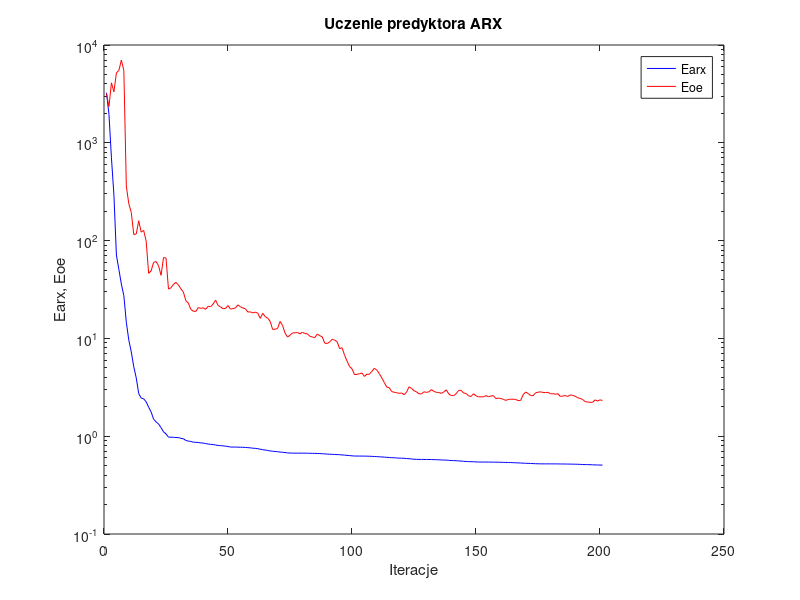
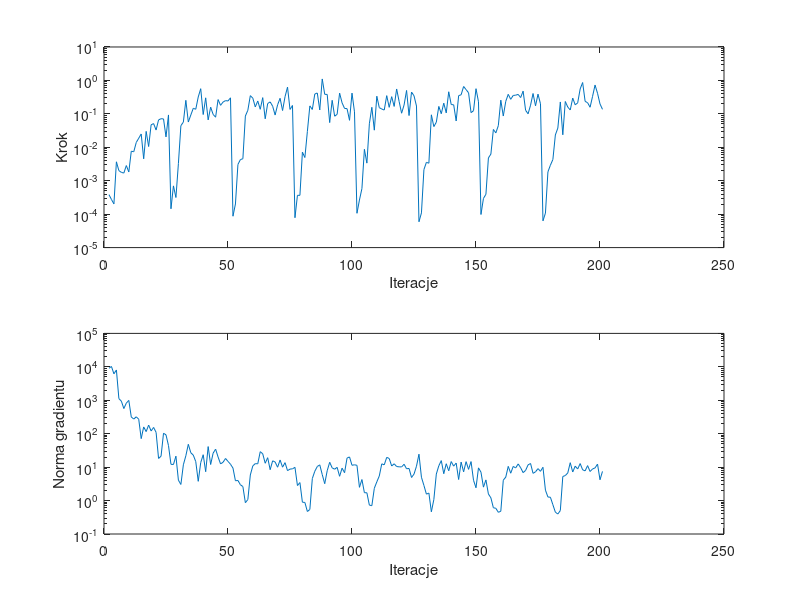

MATLAB code to generate these figures, in order:
%uczenie predyktora arx
clear all;
n=0; farx(n+1)=3.255631e+003; foe(n+1)=3.183178e+003; wspucz(n+1)=0.000000e+000; ng(n+1)=0.000000e+000;
%odnowa zmiennej metryki
n=1; farx(n+1)=1.953772e+003; foe(n+1)=2.348801e+003; krok(n+1)=3.831728e-004; ng(n+1)=9.045351e+003;
n=2; farx(n+1)=7.021376e+002; foe(n+1)=4.106600e+003; krok(n+1)=2.752027e-004; ng(n+1)=1.025407e+004;
n=3; farx(n+1)=2.914486e+002; foe(n+1)=3.322659e+003; krok(n+1)=2.026610e-004; ng(n+1)=6.176465e+003;
n=4; farx(n+1)=7.122235e+001; foe(n+1)=5.183214e+003; krok(n+1)=3.683227e-003; ng(n+1)=8.055983e+003;
n=5; farx(n+1)=5.059197e+001; foe(n+1)=5.501568e+003; krok(n+1)=2.000848e-003; ng(n+1)=1.118492e+003;
n=6; farx(n+1)=3.595700e+001; foe(n+1)=7.006906e+003; krok(n+1)=1.779752e-003; ng(n+1)=9.405774e+002;
n=7; farx(n+1)=2.733759e+001; foe(n+1)=5.491400e+003; krok(n+1)=1.694223e-003; ng(n+1)=5.647306e+002;
n=8; farx(n+1)=1.462741e+001; foe(n+1)=3.606957e+002; krok(n+1)=2.840497e-003; ng(n+1)=8.220364e+002;
n=9; farx(n+1)=9.603872e+000; foe(n+1)=2.380177e+002; krok(n+1)=1.830478e-003; ng(n+1)=9.908547e+002;
n=10; farx(n+1)=7.277420e+000; foe(n+1)=1.942269e+002; krok(n+1)=7.632150e-003; ng(n+1)=3.166172e+002;
n=11; farx(n+1)=5.127694e+000; foe(n+1)=1.154519e+002; krok(n+1)=7.354218e-003; ng(n+1)=2.741367e+002;
n=12; farx(n+1)=3.946004e+000; foe(n+1)=1.168833e+002; krok(n+1)=1.394089e-002; ng(n+1)=3.199283e+002;
n=13; farx(n+1)=2.723363e+000; foe(n+1)=1.595467e+002; krok(n+1)=1.865271e-002; ng(n+1)=2.711085e+002;
n=14; farx(n+1)=2.453955e+000; foe(n+1)=1.220615e+002; krok(n+1)=2.502768e-002; ng(n+1)=7.122091e+001;
n=15; farx(n+1)=2.410939e+000; foe(n+1)=1.269622e+002; krok(n+1)=4.522618e-003; ng(n+1)=1.593398e+002;
n=16; farx(n+1)=2.247535e+000; foe(n+1)=9.878609e+001; krok(n+1)=2.991958e-002; ng(n+1)=1.155568e+002;
n=17; farx(n+1)=1.981882e+000; foe(n+1)=4.631879e+001; krok(n+1)=1.053841e-002; ng(n+1)=1.809070e+002;
n=18; farx(n+1)=1.769370e+000; foe(n+1)=4.901395e+001; krok(n+1)=4.710295e-002; ng(n+1)=1.207457e+002;
n=19; farx(n+1)=1.495251e+000; foe(n+1)=5.998807e+001; krok(n+1)=5.113139e-002; ng(n+1)=1.539423e+002;
n=20; farx(n+1)=1.400266e+000; foe(n+1)=6.103852e+001; krok(n+1)=3.281725e-002; ng(n+1)=1.098695e+002;
n=21; farx(n+1)=1.333600e+000; foe(n+1)=5.528162e+001; krok(n+1)=6.589702e-002; ng(n+1)=1.820145e+001;
n=22; farx(n+1)=1.223793e+000; foe(n+1)=4.416238e+001; krok(n+1)=7.158549e-002; ng(n+1)=2.119430e+001;
n=23; farx(n+1)=1.109705e+000; foe(n+1)=6.700472e+001; krok(n+1)=7.053511e-002; ng(n+1)=1.033361e+002;
n=24; farx(n+1)=1.054931e+000; foe(n+1)=6.644479e+001; krok(n+1)=2.043074e-002; ng(n+1)=9.230804e+001;
n=25; farx(n+1)=9.774262e-001; foe(n+1)=3.192854e+001; krok(n+1)=9.282613e-002; ng(n+1)=4.419241e+001;
%odnowa zmiennej metryki
n=26; farx(n+1)=9.767015e-001; foe(n+1)=3.293599e+001; krok(n+1)=1.447867e-004; ng(n+1)=1.215219e+001;
n=27; farx(n+1)=9.740079e-001; foe(n+1)=3.563085e+001; krok(n+1)=7.010405e-004; ng(n+1)=1.199419e+001;
n=28; farx(n+1)=9.699802e-001; foe(n+1)=3.744672e+001; krok(n+1)=3.149159e-004; ng(n+1)=2.128815e+001;
n=29; farx(n+1)=9.682070e-001; foe(n+1)=3.519986e+001; krok(n+1)=3.264384e-003; ng(n+1)=4.083287e+000;
n=30; farx(n+1)=9.509720e-001; foe(n+1)=3.214371e+001; krok(n+1)=4.438543e-002; ng(n+1)=3.033354e+000;
n=31; farx(n+1)=9.426004e-001; foe(n+1)=2.982016e+001; krok(n+1)=5.670481e-002; ng(n+1)=1.174139e+001;
n=32; farx(n+1)=9.046059e-001; foe(n+1)=2.433319e+001; krok(n+1)=2.538306e-001; ng(n+1)=2.186178e+001;
n=33; farx(n+1)=8.915645e-001; foe(n+1)=2.292771e+001; krok(n+1)=5.695205e-002; ng(n+1)=4.821638e+001;
n=34; farx(n+1)=8.838300e-001; foe(n+1)=1.987235e+001; krok(n+1)=9.233170e-002; ng(n+1)=2.694242e+001;
n=35; farx(n+1)=8.693657e-001; foe(n+1)=1.896679e+001; krok(n+1)=1.465272e-001; ng(n+1)=2.290953e+001;
n=36; farx(n+1)=8.662334e-001; foe(n+1)=1.883774e+001; krok(n+1)=1.372911e-001; ng(n+1)=1.461013e+001;
n=37; farx(n+1)=8.627051e-001; foe(n+1)=2.066630e+001; krok(n+1)=3.200292e-001; ng(n+1)=3.765708e+000;
n=38; farx(n+1)=8.546060e-001; foe(n+1)=2.027912e+001; krok(n+1)=5.657309e-001; ng(n+1)=1.369417e+001;
n=39; farx(n+1)=8.503559e-001; foe(n+1)=2.054012e+001; krok(n+1)=9.544653e-002; ng(n+1)=2.351005e+001;
n=40; farx(n+1)=8.404672e-001; foe(n+1)=1.983360e+001; krok(n+1)=3.015923e-001; ng(n+1)=7.297740e+000;
n=41; farx(n+1)=8.323277e-001; foe(n+1)=2.133043e+001; krok(n+1)=6.602029e-002; ng(n+1)=4.118076e+001;
n=42; farx(n+1)=8.259924e-001; foe(n+1)=2.105690e+001; krok(n+1)=1.585131e-001; ng(n+1)=1.198189e+001;
n=43; farx(n+1)=8.208210e-001; foe(n+1)=2.246036e+001; krok(n+1)=9.642176e-002; ng(n+1)=2.615031e+001;
n=44; farx(n+1)=8.129165e-001; foe(n+1)=2.462461e+001; krok(n+1)=7.942915e-002; ng(n+1)=3.449613e+001;
n=45; farx(n+1)=8.047966e-001; foe(n+1)=2.169677e+001; krok(n+1)=2.672252e-001; ng(n+1)=2.011450e+001;
n=46; farx(n+1)=8.008043e-001; foe(n+1)=2.101748e+001; krok(n+1)=1.800875e-001; ng(n+1)=1.247494e+001;
n=47; farx(n+1)=7.969266e-001; foe(n+1)=2.009885e+001; krok(n+1)=2.250273e-001; ng(n+1)=1.397958e+001;
n=48; farx(n+1)=7.910837e-001; foe(n+1)=2.024973e+001; krok(n+1)=2.490283e-001; ng(n+1)=1.812488e+001;
n=49; farx(n+1)=7.849626e-001; foe(n+1)=2.169928e+001; krok(n+1)=2.427388e-001; ng(n+1)=1.484179e+001;
n=50; farx(n+1)=7.746053e-001; foe(n+1)=1.994709e+001; krok(n+1)=3.017106e-001; ng(n+1)=1.221228e+001;
%odnowa zmiennej metryki
n=51; farx(n+1)=7.743161e-001; foe(n+1)=2.015738e+001; krok(n+1)=8.683747e-005; ng(n+1)=9.395197e+000;
n=52; farx(n+1)=7.742094e-001; foe(n+1)=2.049990e+001; krok(n+1)=2.015675e-004; ng(n+1)=3.907198e+000;
n=53; farx(n+1)=7.727324e-001; foe(n+1)=2.201380e+001; krok(n+1)=3.065383e-003; ng(n+1)=3.997675e+000;
n=54; farx(n+1)=7.713258e-001; foe(n+1)=2.110623e+001; krok(n+1)=4.289834e-003; ng(n+1)=2.968925e+000;
n=55; farx(n+1)=7.700487e-001; foe(n+1)=2.046597e+001; krok(n+1)=4.550450e-003; ng(n+1)=2.625480e+000;
n=56; farx(n+1)=7.685925e-001; foe(n+1)=2.011143e+001; krok(n+1)=8.589342e-002; ng(n+1)=8.645311e-001;
n=57; farx(n+1)=7.637403e-001; foe(n+1)=1.860173e+001; krok(n+1)=1.280543e-001; ng(n+1)=1.071208e+000;
n=58; farx(n+1)=7.605453e-001; foe(n+1)=1.869515e+001; krok(n+1)=3.505976e-001; ng(n+1)=5.821523e+000;
n=59; farx(n+1)=7.539084e-001; foe(n+1)=1.821001e+001; krok(n+1)=2.951161e-001; ng(n+1)=1.089547e+001;
n=60; farx(n+1)=7.513092e-001; foe(n+1)=1.856226e+001; krok(n+1)=1.612369e-001; ng(n+1)=1.272857e+001;
n=61; farx(n+1)=7.454791e-001; foe(n+1)=1.813676e+001; krok(n+1)=2.421357e-001; ng(n+1)=1.257103e+001;
n=62; farx(n+1)=7.361852e-001; foe(n+1)=1.602199e+001; krok(n+1)=1.369307e-001; ng(n+1)=2.903851e+001;
n=63; farx(n+1)=7.273050e-001; foe(n+1)=1.807213e+001; krok(n+1)=3.056660e-001; ng(n+1)=2.505726e+001;
n=64; farx(n+1)=7.223895e-001; foe(n+1)=1.670293e+001; krok(n+1)=7.119534e-002; ng(n+1)=1.306145e+001;
n=65; farx(n+1)=7.152223e-001; foe(n+1)=1.609437e+001; krok(n+1)=2.040744e-001; ng(n+1)=1.916682e+001;
n=66; farx(n+1)=7.073572e-001; foe(n+1)=1.494901e+001; krok(n+1)=2.277746e-001; ng(n+1)=8.378359e+000;
n=67; farx(n+1)=7.014459e-001; foe(n+1)=1.233988e+001; krok(n+1)=1.694433e-001; ng(n+1)=1.545266e+001;
n=68; farx(n+1)=6.970481e-001; foe(n+1)=1.242382e+001; krok(n+1)=9.228634e-002; ng(n+1)=1.423045e+001;
n=69; farx(n+1)=6.943473e-001; foe(n+1)=1.263474e+001; krok(n+1)=1.865214e-001; ng(n+1)=9.947341e+000;
n=70; farx(n+1)=6.882058e-001; foe(n+1)=1.492552e+001; krok(n+1)=2.920744e-001; ng(n+1)=1.634422e+001;
n=71; farx(n+1)=6.846898e-001; foe(n+1)=1.356195e+001; krok(n+1)=1.257595e-001; ng(n+1)=9.970747e+000;
n=72; farx(n+1)=6.810925e-001; foe(n+1)=1.133925e+001; krok(n+1)=3.268918e-001; ng(n+1)=1.362737e+001;
n=73; farx(n+1)=6.746529e-001; foe(n+1)=1.031835e+001; krok(n+1)=6.305900e-001; ng(n+1)=7.850307e+000;
n=74; farx(n+1)=6.729522e-001; foe(n+1)=1.077326e+001; krok(n+1)=1.355729e-001; ng(n+1)=8.736286e+000;
n=75; farx(n+1)=6.713390e-001; foe(n+1)=1.138695e+001; krok(n+1)=1.778431e-001; ng(n+1)=8.900141e+000;
%odnowa zmiennej metryki
n=76; farx(n+1)=6.711082e-001; foe(n+1)=1.140551e+001; krok(n+1)=7.818173e-005; ng(n+1)=9.857863e+000;
n=77; farx(n+1)=6.710102e-001; foe(n+1)=1.147152e+001; krok(n+1)=3.661592e-004; ng(n+1)=2.815277e+000;
n=78; farx(n+1)=6.708317e-001; foe(n+1)=1.112994e+001; krok(n+1)=3.656039e-004; ng(n+1)=3.454251e+000;
n=79; farx(n+1)=6.706390e-001; foe(n+1)=1.157584e+001; krok(n+1)=7.152527e-003; ng(n+1)=8.934922e-001;
n=80; farx(n+1)=6.704907e-001; foe(n+1)=1.121420e+001; krok(n+1)=4.944398e-003; ng(n+1)=8.781380e-001;
n=81; farx(n+1)=6.702603e-001; foe(n+1)=1.113641e+001; krok(n+1)=2.954351e-002; ng(n+1)=4.708201e-001;
n=82; farx(n+1)=6.688034e-001; foe(n+1)=1.052577e+001; krok(n+1)=1.732520e-001; ng(n+1)=5.414204e-001;
n=83; farx(n+1)=6.681634e-001; foe(n+1)=1.033570e+001; krok(n+1)=1.354890e-001; ng(n+1)=4.558850e+000;
n=84; farx(n+1)=6.672100e-001; foe(n+1)=1.018682e+001; krok(n+1)=3.923690e-001; ng(n+1)=7.534827e+000;
n=85; farx(n+1)=6.660917e-001; foe(n+1)=1.109565e+001; krok(n+1)=4.206609e-001; ng(n+1)=1.043292e+001;
n=86; farx(n+1)=6.646671e-001; foe(n+1)=1.066102e+001; krok(n+1)=1.308702e-001; ng(n+1)=1.170710e+001;
n=87; farx(n+1)=6.616080e-001; foe(n+1)=1.037682e+001; krok(n+1)=1.106940e+000; ng(n+1)=5.996885e+000;
n=88; farx(n+1)=6.596922e-001; foe(n+1)=8.941342e+000; krok(n+1)=3.839848e-001; ng(n+1)=3.196091e+000;
n=89; farx(n+1)=6.566194e-001; foe(n+1)=8.868921e+000; krok(n+1)=3.806077e-001; ng(n+1)=7.819686e+000;
n=90; farx(n+1)=6.543517e-001; foe(n+1)=9.223078e+000; krok(n+1)=5.482403e-002; ng(n+1)=1.396210e+001;
n=91; farx(n+1)=6.518238e-001; foe(n+1)=9.775512e+000; krok(n+1)=2.543102e-001; ng(n+1)=9.517163e+000;
n=92; farx(n+1)=6.506586e-001; foe(n+1)=9.622554e+000; krok(n+1)=8.512166e-002; ng(n+1)=8.671619e+000;
n=93; farx(n+1)=6.486335e-001; foe(n+1)=9.259721e+000; krok(n+1)=9.676700e-002; ng(n+1)=9.859816e+000;
n=94; farx(n+1)=6.467219e-001; foe(n+1)=7.861238e+000; krok(n+1)=4.170483e-001; ng(n+1)=5.325201e+000;
n=95; farx(n+1)=6.437845e-001; foe(n+1)=8.022652e+000; krok(n+1)=2.134155e-001; ng(n+1)=9.308083e+000;
n=96; farx(n+1)=6.403551e-001; foe(n+1)=6.723141e+000; krok(n+1)=1.452529e-001; ng(n+1)=6.814876e+000;
n=97; farx(n+1)=6.365101e-001; foe(n+1)=5.872459e+000; krok(n+1)=1.433103e-001; ng(n+1)=1.868084e+001;
n=98; farx(n+1)=6.339679e-001; foe(n+1)=5.160940e+000; krok(n+1)=6.403944e-002; ng(n+1)=2.016858e+001;
n=99; farx(n+1)=6.297924e-001; foe(n+1)=4.891302e+000; krok(n+1)=4.171904e-001; ng(n+1)=1.135435e+001;
n=100; farx(n+1)=6.272023e-001; foe(n+1)=4.264449e+000; krok(n+1)=1.150668e-001; ng(n+1)=1.175641e+001;
%odnowa zmiennej metryki
n=101; farx(n+1)=6.267333e-001; foe(n+1)=4.288978e+000; krok(n+1)=1.062537e-004; ng(n+1)=1.132987e+001;
n=102; farx(n+1)=6.266810e-001; foe(n+1)=4.346798e+000; krok(n+1)=2.646270e-004; ng(n+1)=2.489605e+000;
n=103; farx(n+1)=6.263379e-001; foe(n+1)=4.429189e+000; krok(n+1)=5.830392e-004; ng(n+1)=4.257198e+000;
n=104; farx(n+1)=6.254980e-001; foe(n+1)=4.085779e+000; krok(n+1)=8.704305e-003; ng(n+1)=1.719196e+000;
n=105; farx(n+1)=6.251676e-001; foe(n+1)=4.307381e+000; krok(n+1)=3.359405e-003; ng(n+1)=1.710246e+000;
n=106; farx(n+1)=6.241945e-001; foe(n+1)=4.296677e+000; krok(n+1)=5.055608e-002; ng(n+1)=7.309828e-001;
n=107; farx(n+1)=6.220270e-001; foe(n+1)=4.596416e+000; krok(n+1)=1.571889e-001; ng(n+1)=7.029972e-001;
n=108; farx(n+1)=6.205716e-001; foe(n+1)=4.945581e+000; krok(n+1)=3.251545e-002; ng(n+1)=2.334958e+000;
n=109; farx(n+1)=6.186290e-001; foe(n+1)=4.742434e+000; krok(n+1)=3.372291e-001; ng(n+1)=3.621368e+000;
n=110; farx(n+1)=6.158580e-001; foe(n+1)=4.367628e+000; krok(n+1)=1.534454e-001; ng(n+1)=5.428931e+000;
n=111; farx(n+1)=6.140046e-001; foe(n+1)=3.948629e+000; krok(n+1)=1.392689e-001; ng(n+1)=1.255204e+001;
n=112; farx(n+1)=6.109138e-001; foe(n+1)=3.544609e+000; krok(n+1)=1.300618e-001; ng(n+1)=1.171079e+001;
n=113; farx(n+1)=6.083819e-001; foe(n+1)=3.177394e+000; krok(n+1)=3.505976e-001; ng(n+1)=1.959514e+001;
n=114; farx(n+1)=6.054455e-001; foe(n+1)=3.136827e+000; krok(n+1)=1.567018e-001; ng(n+1)=1.816832e+001;
n=115; farx(n+1)=6.026679e-001; foe(n+1)=2.860020e+000; krok(n+1)=3.268918e-001; ng(n+1)=1.079574e+001;
n=116; farx(n+1)=6.019004e-001; foe(n+1)=2.816797e+000; krok(n+1)=1.668612e-001; ng(n+1)=1.259627e+001;
n=117; farx(n+1)=5.987878e-001; foe(n+1)=2.783723e+000; krok(n+1)=5.550159e-001; ng(n+1)=1.042330e+001;
n=118; farx(n+1)=5.969848e-001; foe(n+1)=2.743176e+000; krok(n+1)=2.343012e-001; ng(n+1)=1.021159e+001;
n=119; farx(n+1)=5.962495e-001; foe(n+1)=2.766243e+000; krok(n+1)=1.044603e-001; ng(n+1)=1.015420e+001;
n=120; farx(n+1)=5.945203e-001; foe(n+1)=2.658261e+000; krok(n+1)=1.845727e-001; ng(n+1)=1.219019e+001;
n=121; farx(n+1)=5.907499e-001; foe(n+1)=2.819116e+000; krok(n+1)=5.015999e-001; ng(n+1)=8.929873e+000;
n=122; farx(n+1)=5.893021e-001; foe(n+1)=3.202493e+000; krok(n+1)=8.892157e-002; ng(n+1)=9.149834e+000;
n=123; farx(n+1)=5.846700e-001; foe(n+1)=3.084313e+000; krok(n+1)=4.480580e-001; ng(n+1)=4.908006e+000;
n=124; farx(n+1)=5.818778e-001; foe(n+1)=2.917078e+000; krok(n+1)=3.477470e-001; ng(n+1)=6.176303e+000;
n=125; farx(n+1)=5.801249e-001; foe(n+1)=2.847195e+000; krok(n+1)=1.714306e-001; ng(n+1)=1.065484e+001;
%odnowa zmiennej metryki
n=126; farx(n+1)=5.790974e-001; foe(n+1)=2.713793e+000; krok(n+1)=5.922289e-005; ng(n+1)=2.438824e+001;
n=127; farx(n+1)=5.790178e-001; foe(n+1)=2.707056e+000; krok(n+1)=1.090775e-004; ng(n+1)=4.981587e+000;
n=128; farx(n+1)=5.785670e-001; foe(n+1)=2.845598e+000; krok(n+1)=2.156451e-003; ng(n+1)=2.834561e+000;
n=129; farx(n+1)=5.783006e-001; foe(n+1)=2.805598e+000; krok(n+1)=3.549942e-003; ng(n+1)=1.556166e+000;
n=130; farx(n+1)=5.780203e-001; foe(n+1)=2.843182e+000; krok(n+1)=3.340564e-003; ng(n+1)=1.676699e+000;
n=131; farx(n+1)=5.773766e-001; foe(n+1)=2.994406e+000; krok(n+1)=9.363811e-002; ng(n+1)=4.614091e-001;
n=132; farx(n+1)=5.761104e-001; foe(n+1)=2.871577e+000; krok(n+1)=4.161404e-002; ng(n+1)=1.074268e+000;
n=133; farx(n+1)=5.755307e-001; foe(n+1)=2.811591e+000; krok(n+1)=5.623415e-002; ng(n+1)=6.202357e+000;
n=134; farx(n+1)=5.737170e-001; foe(n+1)=2.799756e+000; krok(n+1)=1.668612e-001; ng(n+1)=1.096689e+001;
n=135; farx(n+1)=5.719416e-001; foe(n+1)=2.739741e+000; krok(n+1)=1.008497e-001; ng(n+1)=1.567204e+001;
n=136; farx(n+1)=5.705539e-001; foe(n+1)=2.832738e+000; krok(n+1)=2.089206e-001; ng(n+1)=6.355417e+000;
n=137; farx(n+1)=5.696067e-001; foe(n+1)=2.976512e+000; krok(n+1)=1.067078e-001; ng(n+1)=1.262863e+001;
n=138; farx(n+1)=5.665062e-001; foe(n+1)=2.706989e+000; krok(n+1)=4.577617e-001; ng(n+1)=7.783469e+000;
n=139; farx(n+1)=5.645511e-001; foe(n+1)=2.606759e+000; krok(n+1)=1.903039e-001; ng(n+1)=1.468255e+001;
n=140; farx(n+1)=5.627704e-001; foe(n+1)=2.600883e+000; krok(n+1)=1.862092e-001; ng(n+1)=1.070968e+001;
n=141; farx(n+1)=5.622236e-001; foe(n+1)=2.720801e+000; krok(n+1)=6.130039e-002; ng(n+1)=1.324824e+001;
n=142; farx(n+1)=5.587245e-001; foe(n+1)=2.935645e+000; krok(n+1)=3.505976e-001; ng(n+1)=4.262451e+000;
n=143; farx(n+1)=5.567682e-001; foe(n+1)=2.942790e+000; krok(n+1)=3.713045e-001; ng(n+1)=1.415206e+001;
n=144; farx(n+1)=5.535437e-001; foe(n+1)=2.765977e+000; krok(n+1)=6.577988e-001; ng(n+1)=7.245218e+000;
n=145; farx(n+1)=5.516271e-001; foe(n+1)=2.737612e+000; krok(n+1)=5.316748e-001; ng(n+1)=1.457201e+001;
n=146; farx(n+1)=5.496139e-001; foe(n+1)=2.586221e+000; krok(n+1)=4.268310e-001; ng(n+1)=8.577501e+000;
n=147; farx(n+1)=5.488498e-001; foe(n+1)=2.547919e+000; krok(n+1)=1.088038e-001; ng(n+1)=1.466032e+001;
n=148; farx(n+1)=5.480797e-001; foe(n+1)=2.715989e+000; krok(n+1)=1.245141e-001; ng(n+1)=4.041671e+000;
n=149; farx(n+1)=5.459192e-001; foe(n+1)=2.590531e+000; krok(n+1)=5.657309e-001; ng(n+1)=2.413653e+000;
n=150; farx(n+1)=5.443100e-001; foe(n+1)=2.524153e+000; krok(n+1)=2.301336e-001; ng(n+1)=9.503339e+000;
%odnowa zmiennej metryki
n=151; farx(n+1)=5.441601e-001; foe(n+1)=2.526231e+000; krok(n+1)=9.776439e-005; ng(n+1)=7.080107e+000;
n=152; farx(n+1)=5.441085e-001; foe(n+1)=2.525089e+000; krok(n+1)=2.948919e-004; ng(n+1)=2.524644e+000;
n=153; farx(n+1)=5.438896e-001; foe(n+1)=2.600507e+000; krok(n+1)=3.939441e-004; ng(n+1)=4.147375e+000;
n=154; farx(n+1)=5.435208e-001; foe(n+1)=2.533691e+000; krok(n+1)=4.800362e-003; ng(n+1)=1.576208e+000;
n=155; farx(n+1)=5.432494e-001; foe(n+1)=2.574363e+000; krok(n+1)=6.255325e-003; ng(n+1)=1.207295e+000;
n=156; farx(n+1)=5.427879e-001; foe(n+1)=2.597858e+000; krok(n+1)=3.413625e-002; ng(n+1)=6.113162e-001;
n=157; farx(n+1)=5.424491e-001; foe(n+1)=2.423905e+000; krok(n+1)=2.702970e-002; ng(n+1)=5.864220e-001;
n=158; farx(n+1)=5.422244e-001; foe(n+1)=2.453538e+000; krok(n+1)=4.438543e-002; ng(n+1)=4.458745e-001;
n=159; farx(n+1)=5.407417e-001; foe(n+1)=2.427718e+000; krok(n+1)=2.569287e-001; ng(n+1)=4.784248e-001;
n=160; farx(n+1)=5.401293e-001; foe(n+1)=2.385195e+000; krok(n+1)=8.616836e-002; ng(n+1)=4.068888e+000;
n=161; farx(n+1)=5.395648e-001; foe(n+1)=2.322927e+000; krok(n+1)=2.373843e-001; ng(n+1)=5.028739e+000;
n=162; farx(n+1)=5.384047e-001; foe(n+1)=2.374207e+000; krok(n+1)=3.839848e-001; ng(n+1)=1.053768e+001;
n=163; farx(n+1)=5.377063e-001; foe(n+1)=2.392579e+000; krok(n+1)=2.723382e-001; ng(n+1)=6.578670e+000;
n=164; farx(n+1)=5.362022e-001; foe(n+1)=2.385937e+000; krok(n+1)=3.550835e-001; ng(n+1)=1.049205e+001;
n=165; farx(n+1)=5.348880e-001; foe(n+1)=2.375607e+000; krok(n+1)=3.619299e-001; ng(n+1)=9.458376e+000;
n=166; farx(n+1)=5.336067e-001; foe(n+1)=2.308856e+000; krok(n+1)=3.819429e-001; ng(n+1)=1.247563e+001;
n=167; farx(n+1)=5.320960e-001; foe(n+1)=2.323659e+000; krok(n+1)=3.072232e-001; ng(n+1)=9.603467e+000;
n=168; farx(n+1)=5.300246e-001; foe(n+1)=2.653096e+000; krok(n+1)=4.788369e-001; ng(n+1)=6.845783e+000;
n=169; farx(n+1)=5.286603e-001; foe(n+1)=2.828581e+000; krok(n+1)=1.276801e-001; ng(n+1)=7.997486e+000;
n=170; farx(n+1)=5.276293e-001; foe(n+1)=2.733225e+000; krok(n+1)=1.003397e-001; ng(n+1)=1.170322e+001;
n=171; farx(n+1)=5.264858e-001; foe(n+1)=2.610120e+000; krok(n+1)=1.817918e-001; ng(n+1)=1.283152e+001;
n=172; farx(n+1)=5.247182e-001; foe(n+1)=2.589821e+000; krok(n+1)=4.063898e-001; ng(n+1)=6.518397e+000;
n=173; farx(n+1)=5.234961e-001; foe(n+1)=2.773693e+000; krok(n+1)=1.738735e-001; ng(n+1)=7.256215e+000;
n=174; farx(n+1)=5.224680e-001; foe(n+1)=2.817054e+000; krok(n+1)=3.886554e-001; ng(n+1)=9.031876e+000;
n=175; farx(n+1)=5.216296e-001; foe(n+1)=2.844875e+000; krok(n+1)=2.001561e-001; ng(n+1)=7.497097e+000;
%odnowa zmiennej metryki
n=176; farx(n+1)=5.214822e-001; foe(n+1)=2.801513e+000; krok(n+1)=6.309391e-005; ng(n+1)=9.897216e+000;
n=177; farx(n+1)=5.214676e-001; foe(n+1)=2.793089e+000; krok(n+1)=1.077049e-004; ng(n+1)=2.044952e+000;
n=178; farx(n+1)=5.213770e-001; foe(n+1)=2.811302e+000; krok(n+1)=1.846469e-003; ng(n+1)=1.278678e+000;
n=179; farx(n+1)=5.212482e-001; foe(n+1)=2.715486e+000; krok(n+1)=2.914778e-003; ng(n+1)=1.256451e+000;
n=180; farx(n+1)=5.211790e-001; foe(n+1)=2.722997e+000; krok(n+1)=4.312903e-003; ng(n+1)=7.515723e-001;
n=181; farx(n+1)=5.210405e-001; foe(n+1)=2.688258e+000; krok(n+1)=2.340953e-002; ng(n+1)=4.488023e-001;
n=182; farx(n+1)=5.208777e-001; foe(n+1)=2.718822e+000; krok(n+1)=3.754388e-002; ng(n+1)=3.967919e-001;
n=183; farx(n+1)=5.201135e-001; foe(n+1)=2.554050e+000; krok(n+1)=2.268451e-001; ng(n+1)=5.022959e-001;
n=184; farx(n+1)=5.200119e-001; foe(n+1)=2.570912e+000; krok(n+1)=2.366103e-002; ng(n+1)=5.257277e+000;
n=185; farx(n+1)=5.196010e-001; foe(n+1)=2.603732e+000; krok(n+1)=2.343012e-001; ng(n+1)=5.593352e+000;
n=186; farx(n+1)=5.188427e-001; foe(n+1)=2.547855e+000; krok(n+1)=1.600146e-001; ng(n+1)=6.702240e+000;
n=187; farx(n+1)=5.185374e-001; foe(n+1)=2.647096e+000; krok(n+1)=1.305790e-001; ng(n+1)=1.357342e+001;
n=188; farx(n+1)=5.177926e-001; foe(n+1)=2.612873e+000; krok(n+1)=2.962682e-001; ng(n+1)=7.163303e+000;
n=189; farx(n+1)=5.170771e-001; foe(n+1)=2.562764e+000; krok(n+1)=1.865458e-001; ng(n+1)=1.068753e+001;
n=190; farx(n+1)=5.163820e-001; foe(n+1)=2.470893e+000; krok(n+1)=2.134155e-001; ng(n+1)=8.791803e+000;
n=191; farx(n+1)=5.152304e-001; foe(n+1)=2.436280e+000; krok(n+1)=5.571345e-001; ng(n+1)=1.278561e+001;
n=192; farx(n+1)=5.134763e-001; foe(n+1)=2.374538e+000; krok(n+1)=8.649503e-001; ng(n+1)=8.321708e+000;
n=193; farx(n+1)=5.128180e-001; foe(n+1)=2.262105e+000; krok(n+1)=2.363480e-001; ng(n+1)=7.742550e+000;
n=194; farx(n+1)=5.121773e-001; foe(n+1)=2.235232e+000; krok(n+1)=2.155114e-001; ng(n+1)=1.110058e+001;
n=195; farx(n+1)=5.114022e-001; foe(n+1)=2.220676e+000; krok(n+1)=1.576475e-001; ng(n+1)=7.403859e+000;
n=196; farx(n+1)=5.100529e-001; foe(n+1)=2.219348e+000; krok(n+1)=3.337297e-001; ng(n+1)=8.820785e+000;
n=197; farx(n+1)=5.088845e-001; foe(n+1)=2.353287e+000; krok(n+1)=7.273018e-001; ng(n+1)=9.482062e+000;
n=198; farx(n+1)=5.076165e-001; foe(n+1)=2.287759e+000; krok(n+1)=4.128102e-001; ng(n+1)=1.229981e+001;
n=199; farx(n+1)=5.070782e-001; foe(n+1)=2.354188e+000; krok(n+1)=1.981883e-001; ng(n+1)=4.191851e+000;
n=200; farx(n+1)=5.067542e-001; foe(n+1)=2.320760e+000; krok(n+1)=1.365319e-001; ng(n+1)=7.454106e+000;

figure; semilogy(farx,'b'); hold on; semilogy(foe,'r'); xlabel('Iteracje'); ylabel('Earx, Eoe'); legend('Earx','Eoe'); title('Uczenie predyktora ARX');
figure; subplot(2,1,1); semilogy(krok); xlabel('Iteracje'); ylabel('Krok');
subplot(2,1,2); semilogy(ng); xlabel('Iteracje'); ylabel('Norma gradientu');
Earx=farx(n+1)
Eoe=foe(n+1)
